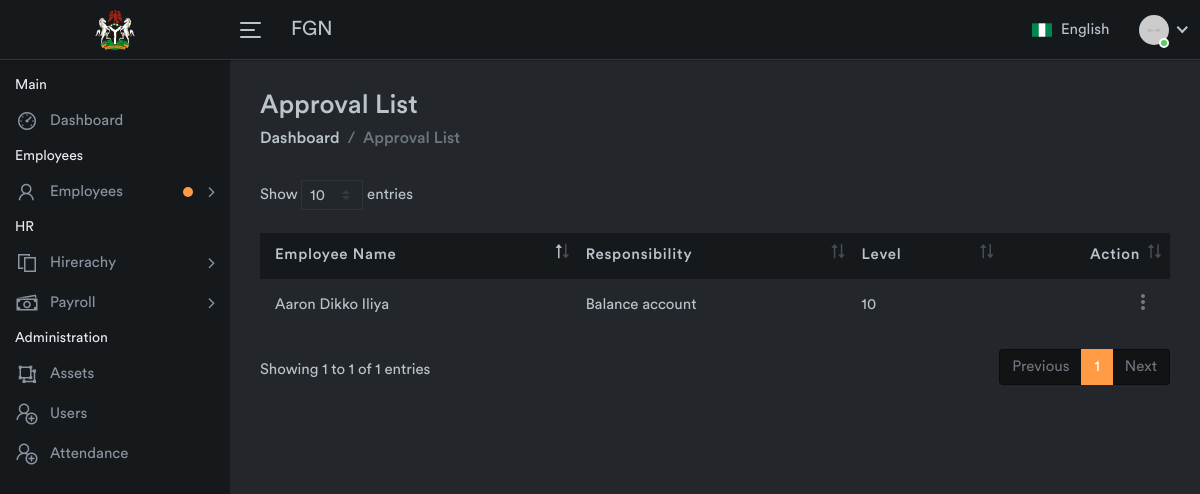
Page /approval.php on the committed database.
### tables this page shows
CREATE TABLE IF NOT EXISTS `approval_list` (
  `id` int(255) NOT NULL AUTO_INCREMENT,
  `emp_id` int(255) NOT NULL,
  `responsibility` varchar(1000) NOT NULL,
  `level` int(255) NOT NULL,
  PRIMARY KEY (`id`)
);

CREATE TABLE IF NOT EXISTS `employee` (
  `id` int(6) NOT NULL AUTO_INCREMENT,
  `name` varchar(255) NOT NULL,
  `email` varchar(255) NOT NULL,
  `empID` varchar(255) NOT NULL,
  `joiningDate` varchar(255) NOT NULL,
  `phone` varchar(14) NOT NULL,
  `department` varchar(255) NOT NULL,
  `address` varchar(255) DEFAULT NULL,
  `Gender` varchar(255) DEFAULT NULL,
  `dob` varchar(255) DEFAULT NULL,
  `isAdmin` int(6) NOT NULL DEFAULT '0',
  `password` varchar(255) NOT NULL,
  `account` int(15) DEFAULT NULL,
  `bank` varchar(255) DEFAULT NULL,
  `picture` varchar(255) DEFAULT NULL,
  PRIMARY KEY (`id`)
);

### class.php (called while the page is built, shortened)
<?php
class major{
	public $connect;
	public $query;
	function __construct()
	{
		$this->connect = new PDO("mysql:host=localhost;dbname=fgnpayroll", "root", "");
		$this->today = date("Y-m-d");
	}
    function execute($data = null)
	{
		try{
		$this->statement = $this->connect->prepare($this->query);
		if($data)
		{
			$this->statement->execute($data);
		}
		else
		{
			$this->statement->execute();
		}
	}catch(PDOException $e){
     $e->getMessage();
	}
	}
	function get_result()
	{
		return $this->connect->query($this->query, PDO::FETCH_ASSOC);
	}
    function get_employee_name($id){
        $this->query="
        SELECT * FROM employee WHERE  id='$id'
        ";
        $this->execute();
        $row = $this->get_result();
        foreach($row as $res){
            return $res['name'];
        }
    }
}
?>

### approval.php (the view, shortened to what this page needs)
<?php
include('class.php');
include('include/header.php');
$object = new major;
?>
<?php include('include/nav.php') ?>
<?php include('include/sidenav.php') ?>
<div class="page-wrapper">
    <div class="content container-fluid">
        <div class="page-header">
            <div class="row align-items-center">
                <div class="col">
                    <h3 class="page-title">Approval List</h3>
                    <ul class="breadcrumb">
                        <li class="breadcrumb-item"><a href="index.php">Dashboard</a></li>
                        <li class="breadcrumb-item active">Approval List</li>
                    </ul>
                </div>
            </div>
        </div>
        <div class="row">
            <div class="col-md-12">
                <div class="table-responsive">
                    <table class="table table-striped custom-table datatable">
                        <thead>
                            <tr>
                                <th>Employee Name</th>
                                <th>Responsibility</th>
                                <th>Level</th>
                                <th class="text-right no-sort">Action</th>
                            </tr>
                        </thead>
                        <tbody>
                            <?php
                                   $object->query="
                                   SELECT * FROM approval_list
                                   ";
                                   $object->execute();
                                   $res = $object->get_result();
                                   foreach($res as $row)
                                   {
                                      ?>
                            <tr>
                                <td>
                                            <?php echo $object->get_employee_name($row['emp_id'])   ?>
                                </td>
                                <td>
                                    <?php echo  $row['responsibility'] ?>
                                </td>
                                <td>
                                    <?php echo $row['level']  ?>
                                </td>
                                <td class="text-right">
                                    <div class="dropdown dropdown-action">
                                        <a href="#" class="action-icon dropdown-toggle" data-toggle="dropdown"
                                            aria-expanded="false"><i class="material-icons">more_vert</i></a>
                                    </div>
                                </td>
                            </tr>
                                                    <?php
      $object->query="
      SELECT * FROM employee
      ";
      $object->execute();
                                     ?>
                            <?php } ?>
                        </tbody>
                    </table>
                </div>
            </div>
        </div>
    </div>
</div>
</div>
</body>
</html>

### rows in the picture
approval_list: emp.name "Aaron Dikko Iliya", responsibility "Balance account", level "10"
